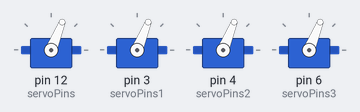
Bench run of a sketch on a simulated Arduino Uno, built with avr-gcc and run on an emulated ATmega328P. Shown: 4 × servo.

Above: at 0.1 s.
At 1.1 s:
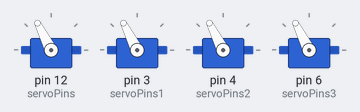
At 2.1 s:
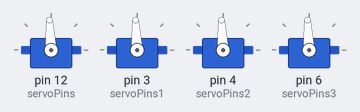
Timing chart, 0 to 3.6 s (numbered marks = the images above):
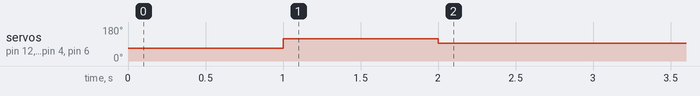

Measured:
- by itself, servo on pin 12 (servoPins), servo on pin 3 (servoPins1), servo on pin 4 (servoPins2), servo on pin 6 (servoPins3): 68° → 117° at 1.0 s, → 93° 1.0 s later

The sketch:

servo_centre.ino
```cpp
#include <Servo.h>
#define MAX_PULSE  1750
#define MIN_PULSE  1250
#define CENTER_PULSE 1500
Servo servoToCenter;
Servo servoToCenter1;
Servo servoToCenter2;
Servo servoToCenter3;
int servoPins = 12;
int servoPins1 = 3;
int servoPins2 = 4;
int servoPins3 = 6;
void setup()
{
  servoToCenter.attach(servoPins);
  servoToCenter1.attach(servoPins1);
  servoToCenter2.attach(servoPins2);
  servoToCenter3.attach(servoPins3);
  servoToCenter.writeMicroseconds(MIN_PULSE);
  servoToCenter1.writeMicroseconds(MIN_PULSE);
  servoToCenter2.writeMicroseconds(MIN_PULSE);
  servoToCenter3.writeMicroseconds(MIN_PULSE);
  delay(1000);
    servoToCenter.attach(servoPins);
    servoToCenter1.attach(servoPins1);
    servoToCenter2.attach(servoPins2);
    servoToCenter3.attach(servoPins3);
    servoToCenter.writeMicroseconds(MAX_PULSE);
    servoToCenter1.writeMicroseconds(MAX_PULSE);
    servoToCenter2.writeMicroseconds(MAX_PULSE);
    servoToCenter3.writeMicroseconds(MAX_PULSE);
  delay(1000);
    servoToCenter.attach(servoPins);
    servoToCenter1.attach(servoPins1);
    servoToCenter2.attach(servoPins2);
    servoToCenter3.attach(servoPins3);
    servoToCenter.writeMicroseconds(CENTER_PULSE);
    servoToCenter1.writeMicroseconds(CENTER_PULSE);
    servoToCenter2.writeMicroseconds(CENTER_PULSE);
    servoToCenter3.writeMicroseconds(CENTER_PULSE);
}
void loop()
{
}
```
